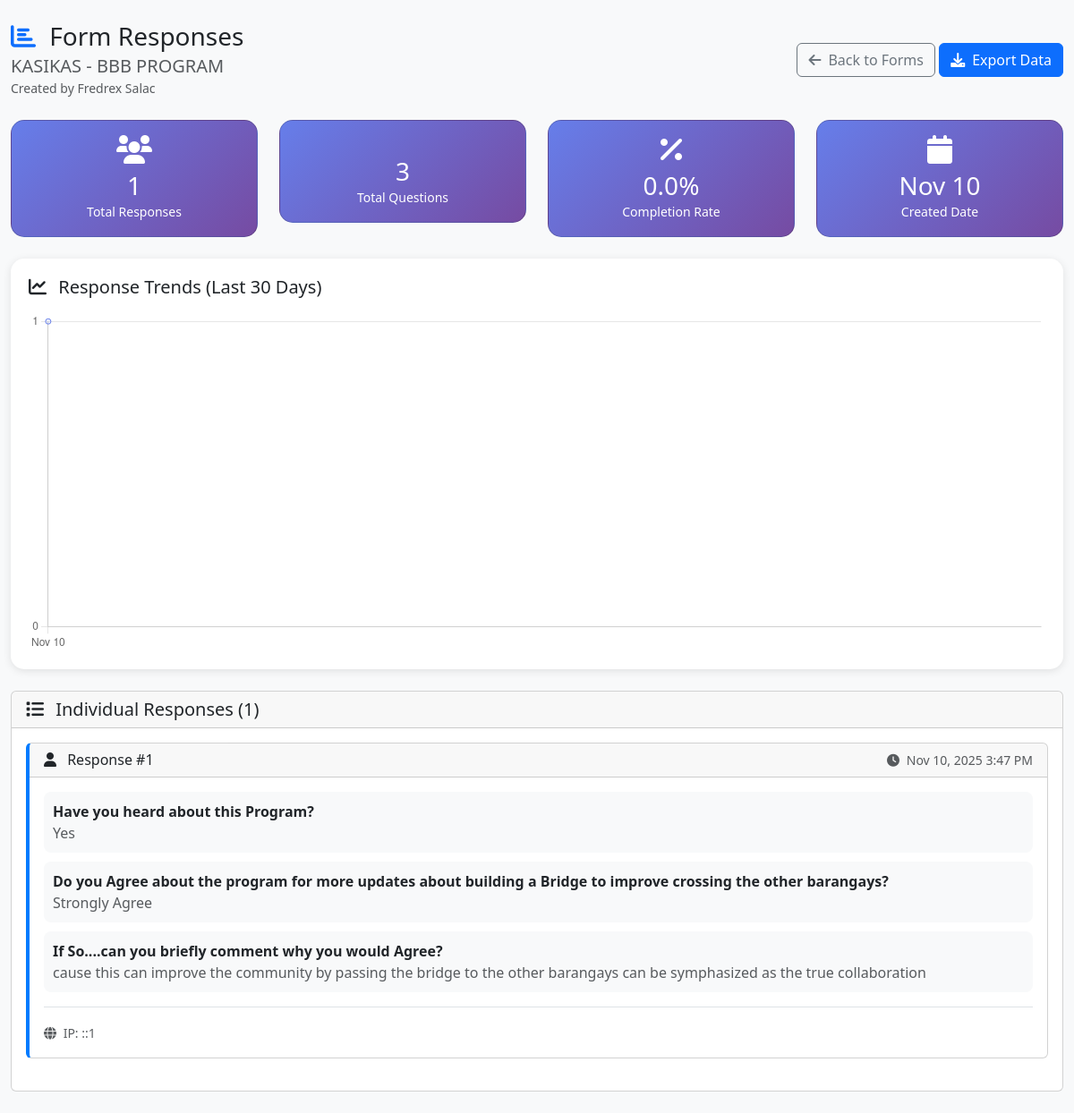
The page /admin/content/custom_forms/view_responses.php?form_id=3 (signed in) on the database its author committed.
### tables this page shows
CREATE TABLE `custom_forms` (
  `form_id` int(11) NOT NULL,
  `title` varchar(255) NOT NULL,
  `description` text DEFAULT NULL,
  `created_by` int(11) NOT NULL,
  `visibility` enum('public','private','department','event') DEFAULT 'public',
  `target_audience` varchar(255) DEFAULT NULL,
  `department` varchar(100) DEFAULT NULL,
  `event_name` varchar(255) DEFAULT NULL,
  `form_code` varchar(20) NOT NULL,
  `qr_code_path` varchar(500) DEFAULT NULL,
  `shareable_link` varchar(500) NOT NULL,
  `is_active` tinyint(1) DEFAULT 1,
  `allow_anonymous` tinyint(1) DEFAULT 1,
  `require_login` tinyint(1) DEFAULT 0,
  `max_responses` int(11) DEFAULT NULL,
  `expires_at` datetime DEFAULT NULL,
  `response_count` int(11) DEFAULT 0,
  `created_at` timestamp NOT NULL DEFAULT current_timestamp(),
  `updated_at` timestamp NOT NULL DEFAULT current_timestamp() ON UPDATE current_timestamp()
);

CREATE TABLE `form_responses` (
  `response_id` int(11) NOT NULL,
  `form_id` int(11) NOT NULL,
  `respondent_name` varchar(255) DEFAULT NULL,
  `respondent_email` varchar(255) DEFAULT NULL,
  `respondent_type` enum('student','guest','staff','anonymous') DEFAULT 'anonymous',
  `user_id` int(11) DEFAULT NULL,
  `ip_address` varchar(45) DEFAULT NULL,
  `user_agent` text DEFAULT NULL,
  `submission_source` enum('qr_code','direct_link','embedded') DEFAULT 'direct_link',
  `is_complete` tinyint(1) DEFAULT 1,
  `submitted_at` timestamp NOT NULL DEFAULT current_timestamp(),
  `updated_at` timestamp NOT NULL DEFAULT current_timestamp() ON UPDATE current_timestamp(),
  `started_at` timestamp NULL DEFAULT NULL
);

### admin/content/custom_forms/view_responses.php (the view, shortened to what this page needs)
<?php
require_once '../../../db.php';
$form_id = $_GET['form_id'] ?? null;
try {
    $stmt = $pdo->prepare("
        SELECT cf.*, a.position AS creator_position,
               COALESCE(a.full_name, u.username) as creator_name
        FROM custom_forms cf
        JOIN users u ON cf.created_by = u.user_id
        LEFT JOIN admins a ON u.user_id = a.user_id
        WHERE cf.form_id = ?
    ");
    $stmt->execute([$form_id]);
    $form = $stmt->fetch();
    $stmt = $pdo->prepare("
        SELECT * FROM form_questions
        WHERE form_id = ?
        ORDER BY question_order ASC
    ");
    $stmt->execute([$form_id]);
    $questions = $stmt->fetchAll();
    $stmt = $pdo->prepare("
        SELECT fr.*,
               GROUP_CONCAT(
                   CONCAT(fq.question_text, ':|:', COALESCE(fa.answer_text, 'No answer'))
                   ORDER BY fq.question_order
                   SEPARATOR '|~|'
               ) as all_answers
        FROM form_responses fr
        LEFT JOIN form_answers fa ON fr.response_id = fa.response_id
        LEFT JOIN form_questions fq ON fa.question_id = fq.question_id
        WHERE fr.form_id = ?
        GROUP BY fr.response_id
        ORDER BY fr.submitted_at DESC
    ");
    $stmt->execute([$form_id]);
    $responses = $stmt->fetchAll();
    $total_responses = count($responses);
    $completion_rate = $form['max_responses'] ? min(100, ($total_responses / $form['max_responses']) * 100) : 0;
    $stmt = $pdo->prepare("
        SELECT DATE(submitted_at) as response_date, COUNT(*) as daily_count
        FROM form_responses
        WHERE form_id = ?
        GROUP BY DATE(submitted_at)
        ORDER BY response_date DESC
        LIMIT 30
    ");
    $stmt->execute([$form_id]);
    $daily_analytics = $stmt->fetchAll();
} catch (Exception $e) {
    $error_message = $e->getMessage();
}
?>
<!DOCTYPE html>
<html lang="en">
<head>
    <link href="../../../assets/css/homepage/bootstrap.min.css" rel="stylesheet">
    <link href="https://cdnjs.cloudflare.com/ajax/libs/font-awesome/6.0.0/css/all.min.css" rel="stylesheet">
</head>
<body class="bg-light">
    <div class="container-fluid py-4">
        <?php if (isset($error_message)): ?>
            <div class="alert alert-danger">
                <i class="fas fa-exclamation-triangle me-2"></i>
                <?php echo htmlspecialchars($error_message); ?>
            </div>
            <a href="../../../admin/super_admin/super_admin_dashboard.php?page=custom_forms" class="btn btn-primary">
                <i class="fas fa-arrow-left me-2"></i>Back to Forms
            </a>
        <?php else: ?>
            <div class="row mb-4">
                <div class="col-12">
                    <div class="d-flex justify-content-between align-items-center">
                        <div>
                            <h1 class="h3 mb-1">
                                <i class="fas fa-chart-bar me-2 text-primary"></i>
                                Form Responses
                            </h1>
                            <h2 class="h5 text-muted mb-0"><?php echo htmlspecialchars($form['title']); ?></h2>
                            <small class="text-muted">Created by <?php echo htmlspecialchars($form['creator_name']); ?></small>
                        </div>
                        <div>
                            <a href="../../../admin/super_admin/super_admin_dashboard.php?page=custom_forms" class="btn btn-outline-secondary">
                                <i class="fas fa-arrow-left me-2"></i>Back to Forms
                            </a>
                            <button class="btn btn-primary" onclick="exportResponses()">
                                <i class="fas fa-download me-2"></i>Export Data
                            </button>
                        </div>
                    </div>
                </div>
            </div>
            <div class="row mb-4">
                <div class="col-md-3">
                    <div class="card stats-card">
                        <div class="card-body text-center">
                            <i class="fas fa-users fa-2x mb-2"></i>
                            <h3 class="mb-0"><?php echo $total_responses; ?></h3>
                            <small>Total Responses</small>
                        </div>
                    </div>
                </div>
                <div class="col-md-3">
                    <div class="card stats-card">
                        <div class="card-body text-center">
                            <h3 class="mb-0"><?php echo count($questions); ?></h3>
                            <small>Total Questions</small>
                        </div>
                    </div>
                </div>
                <div class="col-md-3">
                    <div class="card stats-card">
                        <div class="card-body text-center">
                            <i class="fas fa-percentage fa-2x mb-2"></i>
                            <h3 class="mb-0"><?php echo number_format($completion_rate, 1); ?>%</h3>
                            <small>Completion Rate</small>
                        </div>
                    </div>
                </div>
                <div class="col-md-3">
                    <div class="card stats-card">
                        <div class="card-body text-center">
                            <i class="fas fa-calendar fa-2x mb-2"></i>
                            <h3 class="mb-0"><?php echo date('M j', strtotime($form['created_at'])); ?></h3>
                            <small>Created Date</small>
                        </div>
                    </div>
                </div>
            </div>
            <?php if (!empty($daily_analytics)): ?>
            <div class="row mb-4">
                <div class="col-12">
                    <div class="chart-container">
                        <h5 class="mb-3">
                            <i class="fas fa-chart-line me-2"></i>
                            Response Trends (Last 30 Days)
                        </h5>
                        <canvas id="responseChart" height="100"></canvas>
                    </div>
                </div>
            </div>
            <?php endif; ?>
            <div class="row">
                <div class="col-12">
                    <div class="card">
                        <div class="card-header">
                            <h5 class="mb-0">
                                <i class="fas fa-list me-2"></i>
                                Individual Responses (<?php echo $total_responses; ?>)
                            </h5>
                        </div>
                        <div class="card-body">
                            <?php if (empty($responses)): ?>
                                <div class="text-center py-5">
                                    <i class="fas fa-inbox fa-3x text-muted mb-3"></i>
                                    <h5 class="text-muted">No Responses Yet</h5>
                                    <p class="text-muted">This form hasn't received any responses yet.</p>
                                </div>
                            <?php else: ?>
                                <?php foreach ($responses as $index => $response): ?>
                                    <div class="response-card card">
                                        <div class="card-header">
                                            <div class="d-flex justify-content-between align-items-center">
                                                <h6 class="mb-0">
                                                    <i class="fas fa-user me-2"></i>
                                                    Response #<?php echo $response['response_id']; ?>
                                                </h6>
                                                <small class="text-muted">
                                                    <i class="fas fa-clock me-1"></i>
                                                    <?php echo date('M j, Y g:i A', strtotime($response['submitted_at'])); ?>
                                                </small>
                                            </div>
                                        </div>
                                        <div class="card-body">
                                            <?php
                                            if ($response['all_answers']) {
                                                $answers = explode('|~|', $response['all_answers']);
                                                foreach ($answers as $answer) {
                                                    if (strpos($answer, ':|:') !== false) {
                                                        list($question, $answer_text) = explode(':|:', $answer, 2);
                                                        echo '<div class="question-answer">';
                                                        echo '<strong>' . htmlspecialchars($question) . '</strong><br>';
                                                        echo '<span class="text-muted">' . htmlspecialchars($answer_text) . '</span>';
                                                        echo '</div>';
                                                    }
                                                }
                                            } else {
                                                echo '<p class="text-muted">No answers recorded for this response.</p>';
                                            }
                                            ?>
                                            <div class="mt-3 pt-3 border-top">
                                                <small class="text-muted">
                                                    <i class="fas fa-globe me-1"></i>
                                                    IP: <?php echo htmlspecialchars($response['ip_address'] ?? 'Unknown'); ?>
                                                </small>
                                            </div>
                                        </div>
                                    </div>
                                <?php endforeach; ?>
                            <?php endif; ?>
                        </div>
                    </div>
                </div>
            </div>
        <?php endif; ?>
    </div>
    <script>
        // Chart for response trends
        <?php if (!empty($daily_analytics)): ?>
        const ctx = document.getElementById('responseChart').getContext('2d');
        const chart = new Chart(ctx, {
            type: 'line',
            data: {
                labels: [<?php echo implode(',', array_map(function($item) { return '"' . date('M j', strtotime($item['response_date'])) . '"'; }, array_reverse($daily_analytics))); ?>],
                datasets: [{
                    label: 'Daily Responses',
                    data: [<?php echo implode(',', array_map(function($item) { return $item['daily_count']; }, array_reverse($daily_analytics))); ?>],
                    borderColor: '#667eea',
                    backgroundColor: 'rgba(102, 126, 234, 0.1)',
                    tension: 0.4,
                    fill: true
                }]
            },
            options: {
                responsive: true,
                plugins: {
                    legend: {
                        display: false
                    }
                },
                scales: {
                    y: {
                        beginAtZero: true,
                        ticks: {
                            stepSize: 1
                        }
                    }
                }
            }
        });
        <?php endif; ?>
        function exportResponses() {
            // Trigger export functionality
            const formId = <?php echo $form_id; ?>;
            const exportUrl = `../../api/custom_forms/export_form_data.php?form_id=${formId}&format=csv&include_responses=true&include_timestamps=true`;
            window.open(exportUrl, '_blank');
        }
    </script>
</body>
</html>

### admin/content/custom_forms/view_responses.php (style rules this page uses)
.response-card { border-left: 4px solid #007bff; margin-bottom: 20px; }
.question-answer { background-color: #f8f9fa; border-radius: 8px; padding: 10px; margin-bottom: 10px; }
.stats-card { background: linear-gradient(135deg, #667eea 0%, #764ba2 100%); color: white; border-radius: 15px; }
.chart-container { background: white; border-radius: 15px; padding: 20px; box-shadow: 0 2px 10px rgba(0,0,0,0.1); }

### rows shown on the page
custom_forms: title "KASIKAS - BBB PROGRAM", max_responses "0.0", created_at "Nov 10"
form_responses: response_id "1", submitted_at "Nov 10, 2025 3:47 PM", question "Have you heard about this Program?", answer_text "Yes", question "Do you Agree about the program for more updates about building a Bridge to improve crossing the other barangays?", answer_text "Strongly Agree", question "If So....can you briefly comment why you would Agree?", answer_text "cause this can improve the community by passing the bridge to the other barangays can be symphasized as the true collaboration", ip_address "::1"

### other values the page prints
$form['creator_name'] "Fredrex Salac"
$total_responses "1"
count($questions) "3"
